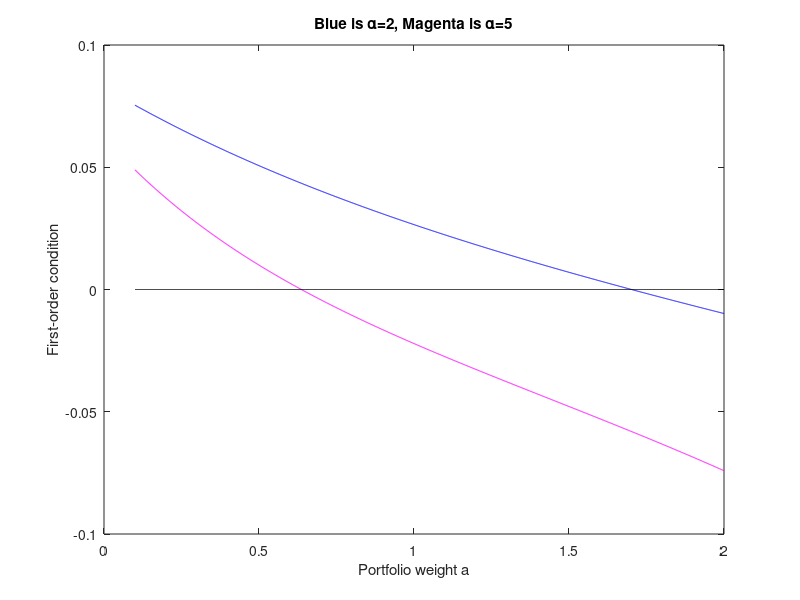

MATLAB code to generate this figure: (Note: this script raises an error after producing the figure.)
%  notes_consumption.m
%  notes_econ_consumption 
%  Calculations to accompany notes on consumption and portfolioo choice  
%  For:  "Macro-foundations for asset prices"
%  Written by:  Dave Backus, NYU, August 2013 and after 
clear all 
format compact

%%
disp('Portfolio choice') 
% inputs
beta = 1/1.1;
r1 = 1.1;
re_1 = 1.0;
re_2 = 1.4;
y0 = 1;

% Arrow securities
disp('Prices of Arrow securities')
Q = inv([1 1; 1 1.4])*[1/r1; 1]

% portfolio weight a: find value that sets foc closest to zero
agrid = [0.1:0.001:2];

disp('Portfolio shares for alpha equal to 2 and 5')
alpha = 2;
foc2 = 0.5*((1-agrid)*r1+agrid*re_1).^(-alpha).*(re_1-r1) + ...
        0.5*((1-agrid)*r1+agrid*re_2).^(-alpha).*(re_2-r1);
[focmin,i] = min(abs(foc2));
a2 = agrid(i)

alpha = 5;
foc5 = 0.5*((1-agrid)*r1+agrid*re_1).^(-alpha).*(re_1-r1) + ...
        0.5*((1-agrid)*r1+agrid*re_2).^(-alpha).*(re_2-r1);
axis = 0*agrid;
[focmin,i] = min(abs(foc5));
a5 = agrid(i)

plot(agrid,foc2,'b')
hold on
plot(agrid,foc5,'m')
plot(agrid,axis,'k')
ylabel('First-order condition')
xlabel('Portfolio weight a')
title('Blue is \alpha=2, Magenta is \alpha=5')

disp(' ')
disp('Consumption quantities')
alpha = 5; a = a5;          % change as needed
S = 0.5*((1-a)*r1+a*re_1)^(1-alpha) + 0.5*((1-a)*r1+a*re_2)^(1-alpha)
SBA = (S*beta)^(-1/alpha)

c0 = y0/(1+SBA)
saving = y0 - c0

c1_1 = saving*((1-a)*r1+a*re_1)
c1_2 = saving*((1-a)*r1+a*re_2)

% Merton's formula
% See:  http://en.wikipedia.org/wiki/Merton's_portfolio_problem
disp('Compare answers to Merton formula')
E_rx = 0.5*(re_1+re_2) - r1
var_re = 0.2^2

amerton2 = E_rx/(2*var_re)
amerton5 = E_rx/(5*var_re)

% variant a la Campbell 
var_logre = 0.5*(log(re_1)-E_logre)^2 + 0.5*(log(re_2)-E_logre)^2
E_rx_approx = E_logrx + var_logre/2

amerton5 = (0.1+var_re/2)/(alpha*var_re)
amerton2 = (0.1+var_re/2)/(2*var_re)
